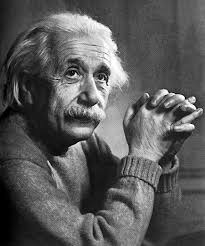
%> input picture Assignment 2/einstein.jpg, 205 x 246 px
$ octave Q1_a.m   (GNU Octave 9; MATLAB toolbox functions it lacks are replaced by stand-ins)
%> lines starting %> are read from the running program, lines starting %| are printed output that depends on the picture
### Assignment 2/histogram_plot.m
function [bin_loc_R, bin_count_R, bin_loc_G, bin_count_G, bin_loc_B, bin_count_B]=histogram_plot(I,n)

fre=zeros(256,1);
[k,l]=size(I);
% selecting R channel of color image and doing bin calculation
R = I(:,:,1);
[bin_loc_R, bin_count_R]=bins_calculation(R,n);

% selecting G channel of color image and doing bin calculation
G = I(:,:,2);
[bin_loc_G, bin_count_G]=bins_calculation(G,n);

% selecting B channel of color image and doing bin calculation
B = I(:,:,3);
[bin_loc_B bin_count_B]=bins_calculation(B,n);

% histogram plot for R channel
figure();
subplot(3,1,1)
stem(bin_loc_R, bin_count_R,'red')
title('R channel using manual function')

% histogram plot for G channel
subplot(3,1,2)
stem(bin_loc_G, bin_count_G,'green')
title('G channel using manual function')

% histogram plot for B channel
subplot(3,1,3)
stem(bin_loc_B, bin_count_B,'blue')
title('B channel using manual function')

% histogram plot for triplet
bin_loc_G = bin_loc_G + 1*ones(n,1);
bin_loc_B = bin_loc_B +2*ones(n,1);
figure();
stem(bin_loc_R, bin_count_R,'red')
hold on;
stem(bin_loc_B, bin_count_B,'blue')
hold on;
stem(bin_loc_G, bin_count_G,'green')
title('triplet using manual function')
end

### Assignment 2/bins_calculation.m
function [bin_loc, bin_count]=bins_calculation(I,n)

% condition for dividing 256 in no of bins
if(mod(256,n-1)~=0)
    n1=256- mod(256,n-1);
    n2 = n1/(n-1);
else
    n2 = 256/n;
end

fre=zeros(256,1);
[k,l]=size(I);
% calculating  frequency of all pixels
for i=1:k
    for j=1:l
        p=I(i,j);
        fre(p+1,1)=fre(p+1,1)+1;
    end
end
% bin have four columns bin interval,bin location ,bin count
bin=zeros(n,4);
bin(1,1)=0;
% code for finding bin interval range for each bin
for i=1:256
    if(i==1)
        bin(i,1)=0;
    else
         bin(i,1)=bin(i-1,2)+1;

    end
    if(i==n)
       bin(i,2)=255;
       break;
    else
        bin(i,2)=bin(i,1)+n2-1;

    end
end
% counting no of bin count in each bin interval
j=1;
for i=1:256
    bin(j,3) = fre(i,1)+bin(j,3);
    if(i==bin(j,2)+1)
        j=j+1;
    end
end
% this finds bin location of each bin interval
for i=1:n
    bin(i,4)=round((bin(i,1)+bin(i,2))/2);
bin_loc=bin(:,4);
bin_count=bin(:,3);
end

### Assignment 2/Q1_a.m
clc;
clear all;
close all;
I=imread('einstein.jpg');
%> I is the input picture: size 246x205x3 uint8; min 0, max 255, mean 89.5
[mm nn oo] = size(I);
%> mm = 246; nn = 205; oo = 3
% asking user to input no. of bins
n = input('Enter the number of bin');
%> the answer given: 3
if(n>=1 && n<=256)

else
    n = 256;
end

% if color image is there then calling histogram_RGB
%histogram_RGB(I,n) that will plot histogram of R, G ,B channel and triplet
if(oo==3)
  [bin_loc_R, bin_count_R,bin_loc_G, bin_count_G, bin_loc_B, bin_count_B]=histogram_plot(I,n);
%> after the loop in bins_calculation, `for i=1:k`: fre = 256 values, max 767 at index 77, min 0 at index 256, mean 197
%> after the loop in bins_calculation, `for i=1:256`: bin = [0 84.33 50430 0; 85.33 169.7 0 0; 170.7 255 0 0]; j = 1
%> the loop in bins_calculation, `for i=1:n` made 3 passes
%> bin_loc on passes 1 to 3: [42; 0; 0], [42; 128; 0], [42; 128; 213]
%> after the loop in bins_calculation, `for i=1:n`: bin = [0 84.33 50430 42; 85.33 169.7 0 128; 170.7 255 0 213]
%> in histogram_plot, `[bin_loc_R, bin_count_R]=bins_calculation(R,n);`: bin_loc_R = [42; 128; 213]; bin_count_R = [50430; 0; 0]
%> the loop in bins_calculation (call 2), `for i=1:n` made 3 passes
%> in histogram_plot, `[bin_loc_G, bin_count_G]=bins_calculation(G,n);`: bin_loc_G = [42; 128; 213]; bin_count_G = [50430; 0; 0]
%> in histogram_plot, `[bin_loc_B bin_count_B]=bins_calculation(B,n);`: bin_loc_B = [42; 128; 213]; bin_count_B = [50430; 0; 0]
%> in histogram_plot, `title('B channel using manual function')`:
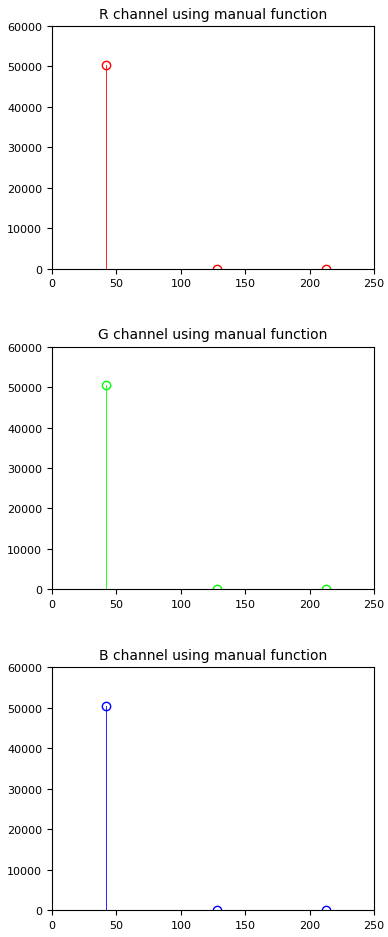
%> figure redrawn from the program's plot data, 3 panels
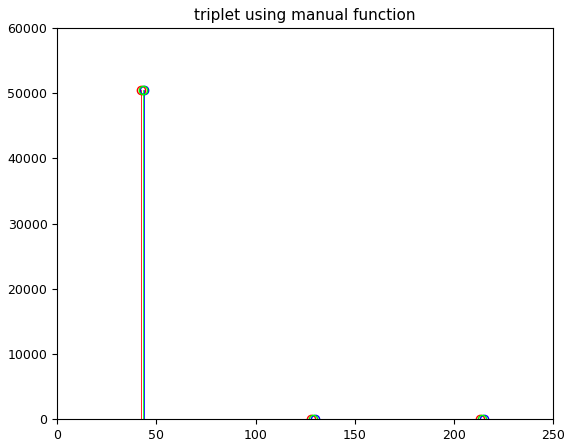
%> figure redrawn from the program's plot data
%> bin_loc_R = [42; 128; 213]; bin_count_R = [50430; 0; 0]; bin_loc_G = [43; 129; 214]; bin_count_G = [50430; 0; 0]; bin_loc_B = [44; 130; 215]; bin_count_B = [50430; 0; 0]
end

% if input image is grayscale then calling then calling bins_calculation function plotting histogram
if(oo==1)
    [bin_loc, bin_count]=bins_calculation(I,n);
    figure();
    stem(bin_loc, bin_count)
end

$ run again, with Assignment 2/download.jpg copied over Assignment 2/einstein.jpg
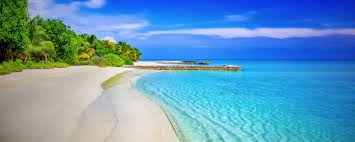
%> input picture Assignment 2/download.jpg, 355 x 142 px
%> I is the input picture: size 142x355x3 uint8; mean R, G, B 98.3, 153.1, 188.1
%> after the loop in bins_calculation, `for i=1:k`: fre = 256 values, max 584 at index 20, min 0 at index 253, mean 196.9
%> after the loop in bins_calculation, `for i=1:256`: bin = [0 84.33 50410 0; 85.33 169.7 0 0; 170.7 255 0 0]; j = 1
%> the loop in bins_calculation, `for i=1:n` made 3 passes
%> bin_loc on passes 1 to 3: [42; 0; 0], [42; 128; 0], [42; 128; 213]
%> after the loop in bins_calculation, `for i=1:n`: bin = [0 84.33 50410 42; 85.33 169.7 0 128; 170.7 255 0 213]
%> in histogram_plot, `[bin_loc_R, bin_count_R]=bins_calculation(R,n);`: bin_loc_R = [42; 128; 213]; bin_count_R = [50410; 0; 0]
%> in histogram_plot, `G = I(:,:,2);`:
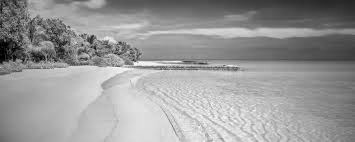
%> G: size 142x355 uint8; min 0, max 255, mean 153.1
%> the loop in bins_calculation (call 2), `for i=1:n` made 3 passes
%> in histogram_plot, `[bin_loc_G, bin_count_G]=bins_calculation(G,n);`: bin_loc_G = [42; 128; 213]; bin_count_G = [50410; 0; 0]
%> in histogram_plot, `B = I(:,:,3);`:
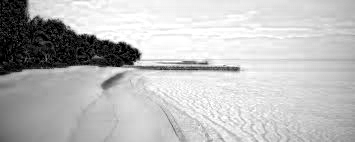
%> B: size 142x355 uint8; min 0, max 255, mean 188.1
%> in histogram_plot, `[bin_loc_B bin_count_B]=bins_calculation(B,n);`: bin_loc_B = [42; 128; 213]; bin_count_B = [50410; 0; 0]
%> `[bin_loc_R, bin_count_R,bin_loc_G, bin_count_G, bin_loc_B, bin_count_B..`: bin_loc_R = [42; 128; 213]; bin_count_R = [50410; 0; 0]; bin_loc_G = [43; 129; 214]; bin_count_G = [50410; 0; 0]; bin_loc_B = [44; 130; 215]; bin_count_B = [50410; 0; 0]

$ run again, with Assignment 2/image.jpg copied over Assignment 2/einstein.jpg
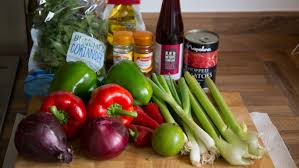
%> input picture Assignment 2/image.jpg, 299 x 168 px
%> I is the input picture: size 168x299x3 uint8; mean R, G, B 103.9, 83.5, 58.5
%> in histogram_plot, `R = I(:,:,1);`:
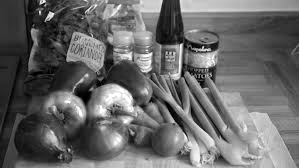
%> R: size 168x299 uint8; min 0, max 255, mean 103.9
%> after the loop in bins_calculation, `for i=1:k`: fre = 256 values, max 561 at index 52, min 0 at index 256, mean 196.2
%> after the loop in bins_calculation, `for i=1:256`: bin = [0 84.33 50232 0; 85.33 169.7 0 0; 170.7 255 0 0]; j = 1
%> the loop in bins_calculation, `for i=1:n` made 3 passes
%> bin_loc on passes 1 to 3: [42; 0; 0], [42; 128; 0], [42; 128; 213]
%> after the loop in bins_calculation, `for i=1:n`: bin = [0 84.33 50232 42; 85.33 169.7 0 128; 170.7 255 0 213]
%> in histogram_plot, `[bin_loc_R, bin_count_R]=bins_calculation(R,n);`: bin_loc_R = [42; 128; 213]; bin_count_R = [50232; 0; 0]
%> the loop in bins_calculation (call 2), `for i=1:n` made 3 passes
%> in histogram_plot, `[bin_loc_G, bin_count_G]=bins_calculation(G,n);`: bin_loc_G = [42; 128; 213]; bin_count_G = [50232; 0; 0]
%> in histogram_plot, `B = I(:,:,3);`:
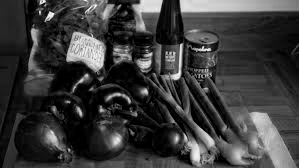
%> B: size 168x299 uint8; min 0, max 255, mean 58.5
%> in histogram_plot, `[bin_loc_B bin_count_B]=bins_calculation(B,n);`: bin_loc_B = [42; 128; 213]; bin_count_B = [50232; 0; 0]
%> `[bin_loc_R, bin_count_R,bin_loc_G, bin_count_G, bin_loc_B, bin_count_B..`: bin_loc_R = [42; 128; 213]; bin_count_R = [50232; 0; 0]; bin_loc_G = [43; 129; 214]; bin_count_G = [50232; 0; 0]; bin_loc_B = [44; 130; 215]; bin_count_B = [50232; 0; 0]
